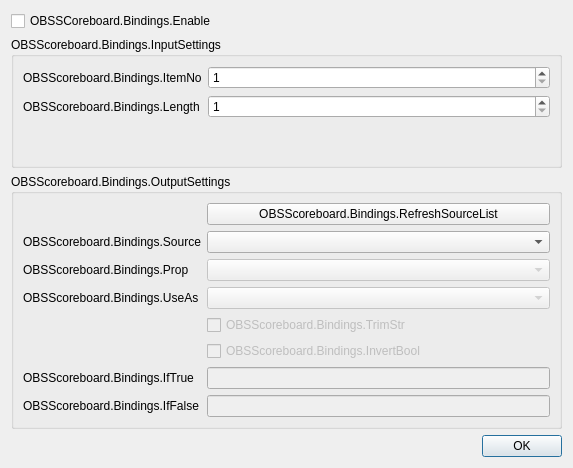
<?xml version="1.0" encoding="UTF-8"?>
<ui version="4.0">
 <class>ScoreboardSettings</class>
 <widget class="QDialog" name="ScoreboardSettings">
  <property name="geometry">
   <rect>
    <x>0</x>
    <y>0</y>
    <width>573</width>
    <height>468</height>
   </rect>
  </property>
  <property name="windowTitle">
   <string>OBSScoreboard.EditBinding.Title</string>
  </property>
  <layout class="QVBoxLayout" name="verticalLayout">
   <item>
    <widget class="QCheckBox" name="checkBox">
     <property name="text">
      <string>OBSSCoreboard.Bindings.Enable</string>
     </property>
    </widget>
   </item>
   <item>
    <widget class="QGroupBox" name="inputSettings">
     <property name="title">
      <string>OBSScoreboard.Bindings.InputSettings</string>
     </property>
     <layout class="QFormLayout" name="formLayout_3">
      <item row="0" column="0">
       <widget class="QLabel" name="label_3">
        <property name="text">
         <string>OBSScoreboard.Bindings.ItemNo</string>
        </property>
       </widget>
      </item>
      <item row="0" column="1">
       <widget class="QSpinBox" name="itemNoBox">
        <property name="minimum">
         <number>1</number>
        </property>
       </widget>
      </item>
      <item row="1" column="0">
       <widget class="QLabel" name="label_4">
        <property name="text">
         <string>OBSScoreboard.Bindings.Length</string>
        </property>
       </widget>
      </item>
      <item row="1" column="1">
       <widget class="QSpinBox" name="lengthBox">
        <property name="minimum">
         <number>1</number>
        </property>
       </widget>
      </item>
     </layout>
    </widget>
   </item>
   <item>
    <widget class="QGroupBox" name="outputSettings">
     <property name="title">
      <string>OBSScoreboard.Bindings.OutputSettings</string>
     </property>
     <layout class="QFormLayout" name="formLayout_2">
      <item row="0" column="1">
       <widget class="QPushButton" name="refreshSourceListButton">
        <property name="text">
         <string>OBSScoreboard.Bindings.RefreshSourceList</string>
        </property>
       </widget>
      </item>
      <item row="1" column="0">
       <widget class="QLabel" name="label_6">
        <property name="text">
         <string>OBSScoreboard.Bindings.Source</string>
        </property>
       </widget>
      </item>
      <item row="1" column="1">
       <widget class="QComboBox" name="sourceComboBox"/>
      </item>
      <item row="2" column="0">
       <widget class="QLabel" name="label_5">
        <property name="text">
         <string>OBSScoreboard.Bindings.Prop</string>
        </property>
       </widget>
      </item>
      <item row="2" column="1">
       <widget class="QComboBox" name="propComboBox">
        <property name="enabled">
         <bool>false</bool>
        </property>
       </widget>
      </item>
      <item row="3" column="0">
       <widget class="QLabel" name="label_7">
        <property name="text">
         <string>OBSScoreboard.Bindings.UseAs</string>
        </property>
       </widget>
      </item>
      <item row="3" column="1">
       <widget class="QComboBox" name="useAsComboBox">
        <property name="enabled">
         <bool>false</bool>
        </property>
       </widget>
      </item>
      <item row="4" column="1">
       <widget class="QCheckBox" name="trimStrCheckbox">
        <property name="enabled">
         <bool>false</bool>
        </property>
        <property name="text">
         <string>OBSScoreboard.Bindings.TrimStr</string>
        </property>
       </widget>
      </item>
      <item row="5" column="1">
       <widget class="QCheckBox" name="invertBoolCheckbox">
        <property name="enabled">
         <bool>false</bool>
        </property>
        <property name="text">
         <string>OBSScoreboard.Bindings.InvertBool</string>
        </property>
       </widget>
      </item>
      <item row="6" column="0">
       <widget class="QLabel" name="label_8">
        <property name="text">
         <string>OBSScoreboard.Bindings.IfTrue</string>
        </property>
       </widget>
      </item>
      <item row="6" column="1">
       <widget class="QLineEdit" name="switchIfTrueBox">
        <property name="enabled">
         <bool>false</bool>
        </property>
       </widget>
      </item>
      <item row="7" column="0">
       <widget class="QLabel" name="label_9">
        <property name="text">
         <string>OBSScoreboard.Bindings.IfFalse</string>
        </property>
       </widget>
      </item>
      <item row="7" column="1">
       <widget class="QLineEdit" name="switchIfFalseBox">
        <property name="enabled">
         <bool>false</bool>
        </property>
       </widget>
      </item>
     </layout>
    </widget>
   </item>
   <item>
    <widget class="QDialogButtonBox" name="buttonBox">
     <property name="orientation">
      <enum>Qt::Horizontal</enum>
     </property>
     <property name="standardButtons">
      <set>QDialogButtonBox::Ok</set>
     </property>
    </widget>
   </item>
  </layout>
 </widget>
 <resources/>
 <connections>
  <connection>
   <sender>buttonBox</sender>
   <signal>accepted()</signal>
   <receiver>ScoreboardSettings</receiver>
   <slot>accept()</slot>
   <hints>
    <hint type="sourcelabel">
     <x>248</x>
     <y>254</y>
    </hint>
    <hint type="destinationlabel">
     <x>157</x>
     <y>274</y>
    </hint>
   </hints>
  </connection>
  <connection>
   <sender>buttonBox</sender>
   <signal>rejected()</signal>
   <receiver>ScoreboardSettings</receiver>
   <slot>reject()</slot>
   <hints>
    <hint type="sourcelabel">
     <x>316</x>
     <y>260</y>
    </hint>
    <hint type="destinationlabel">
     <x>286</x>
     <y>274</y>
    </hint>
   </hints>
  </connection>
 </connections>
</ui>
